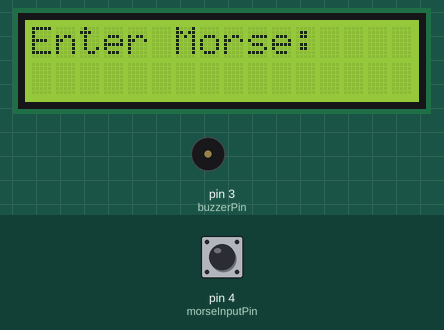
Recording of a sketch running on a simulated Arduino Uno, built with avr-gcc and run on an emulated ATmega328P. Shown: 16×2 character LCD, buzzer (waves = sounding, pin HIGH). The inputs (shaded band) are chosen by the test bench; at power-on: pin 4 (morseInputPin) HIGH.

Above: at 1.2 s.
1.3 s: pin 4 (morseInputPin) pulled LOW for 0.15 s
At 1.37 s:
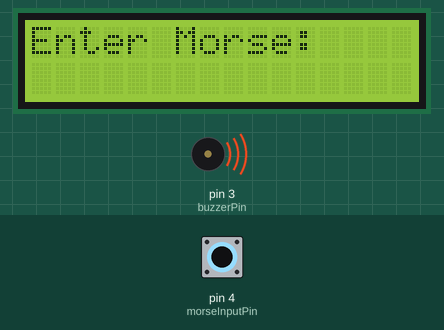
2.9 s: pin 4 (morseInputPin) pulled LOW for 1 s
At 4.2 s:
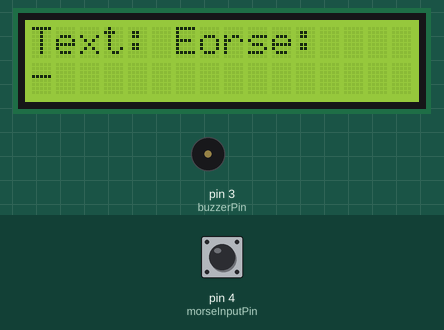
5.4 s: pin 4 (morseInputPin) pulled LOW for 0.15 s
At 6.0 s:
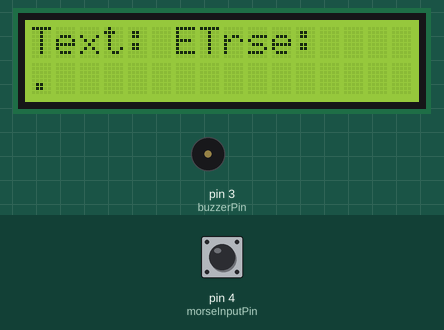
7.0 s: pin 4 (morseInputPin) pulled LOW for 3.2 s
At 8.0 s:
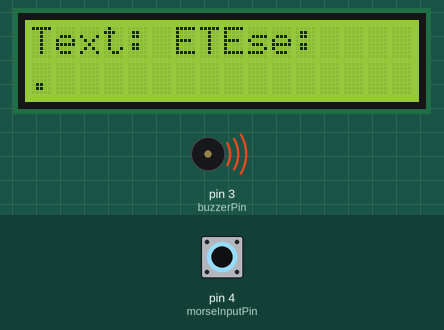
11.7 s: pin 4 (morseInputPin) pulled LOW for 0.15 s
At 13.0 s:
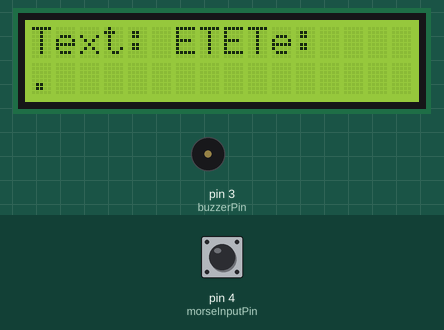
13.3 s: pin 4 (morseInputPin) pulled LOW for 1 s
At 15.7 s:
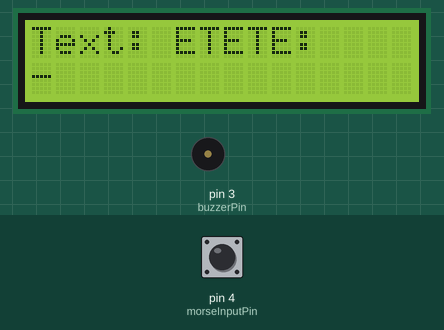
Timing chart, 0 to 16.8 s (numbered marks = the images above; inputs shaded):
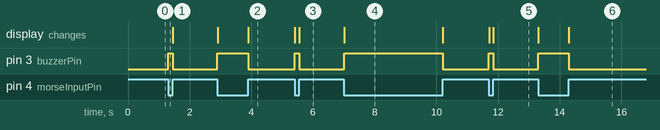

Measured:
- after the input at 1.3 s, pin 3 (buzzerPin): LOW → HIGH at once, → LOW 0.15 s later
- after the input at 2.9 s, pin 3 (buzzerPin): LOW → HIGH at once, → LOW 1.0 s later; the display: first changes at once (image 2 shows a later state)
- after the input at 5.4 s, pin 3 (buzzerPin): LOW → HIGH at once, → LOW 0.14 s later; the display: first changes at once (image 3 shows a later state)
- after the input at 7.0 s, pin 3 (buzzerPin): LOW → HIGH at once, → LOW 3.2 s later; the display: changes at once (image 4)
- after the input at 11.7 s, pin 3 (buzzerPin): LOW → HIGH at once, → LOW 0.15 s later; the display: first changes at once (image 5 shows a later state)
- after the input at 13.3 s, pin 3 (buzzerPin): LOW → HIGH at once, → LOW 1.0 s later; the display: first changes at once (image 6 shows a later state)

The sketch:

prik_peredm.ino
```cpp
#include <Wire.h>
#include <LiquidCrystal_I2C.h>

// Ініціалізація LCD-дисплея
LiquidCrystal_I2C lcd(0x27, 16, 2);

const int morseInputPin = 4;   // Кнопка введення коду Морзе
const int buzzerPin = 3;       // П’єзозумер

String morseCode = "";         // Буфер для введеного коду Морзе
String textMessage = "";       // Повідомлення у текстовій формі
unsigned long pressStartTime = 0; // Час початку натискання кнопки
bool buttonPressed = false;    // Стан кнопки введення

// Таблиця коду Морзе
const String morseDict[] = {".-", "-...", "-.-.", "-..", ".", "..-.", "--.", "....", "..", ".---",
                            "-.-", ".-..", "--", "-.", "---", ".--.", "--.-", ".-.", "...", "-",
                            "..-", "...-", ".--", "-..-", "-.--", "--.."};
const char alphabet[] = {'A', 'B', 'C', 'D', 'E', 'F', 'G', 'H', 'I', 'J',
                         'K', 'L', 'M', 'N', 'O', 'P', 'Q', 'R', 'S', 'T',
                         'U', 'V', 'W', 'X', 'Y', 'Z'};

void setup() {
    lcd.init();
    lcd.backlight();
    lcd.setCursor(0, 0);
    lcd.print("Enter Morse:");

    pinMode(morseInputPin, INPUT_PULLUP);
    pinMode(buzzerPin, OUTPUT);
}

void loop() {
    // Обробка кнопки введення коду Морзе
    if (digitalRead(morseInputPin) == LOW) {
        if (!buttonPressed) {
            buttonPressed = true;
            pressStartTime = millis();
            digitalWrite(buzzerPin, HIGH); // Звуковий сигнал
        }
    } else if (buttonPressed) {
        buttonPressed = false;
        digitalWrite(buzzerPin, LOW); // Зупинка звукового сигналу

        unsigned long pressDuration = millis() - pressStartTime;
        if (pressDuration <= 200) {
            morseCode += "."; // Коротке натискання
        } else {
            morseCode += "-"; // Довге натискання
        }

        lcd.setCursor(0, 1);
        lcd.print(morseCode); // Відображення коду Морзе
    }

    // Кодування у текст
    if (morseCode.length() > 0 && digitalRead(morseInputPin) == LOW) {
        String decodedChar = decodeMorse(morseCode);
        if (decodedChar != "") {
            textMessage += decodedChar;
            morseCode = "";
        }

        lcd.setCursor(0, 0);
        lcd.print("Text: ");
        lcd.setCursor(6, 0);
        lcd.print(textMessage); // Відображення тексту
    }
}

// Функція декодування коду Морзе
String decodeMorse(String morse) {
    for (int i = 0; i < 26; i++) {
        if (morse == morseDict[i]) {
            return String(alphabet[i]);
        }
    }
    return "";
}
```
